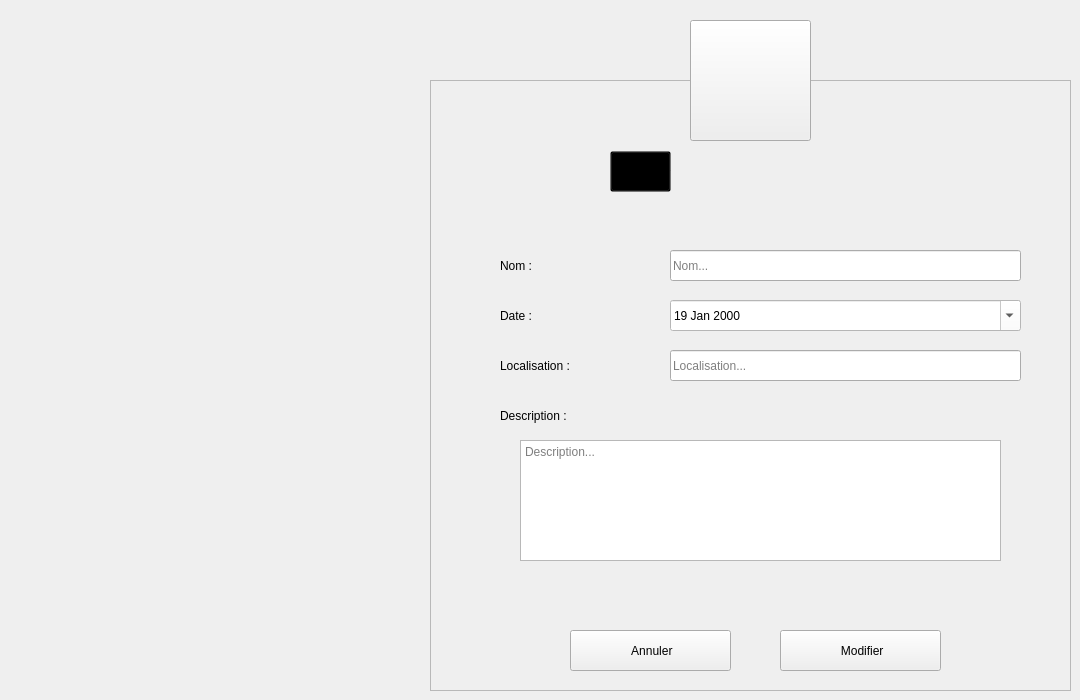
    <widget class="QWidget" name="Modifier_mission">
     <widget class="QToolButton" name="toolButton_54">
      <property name="geometry">
       <rect>
        <x>690</x>
        <y>20</y>
        <width>121</width>
        <height>121</height>
       </rect>
      </property>
      <property name="styleSheet">
       <string notr="true"/>
      </property>
      <property name="text">
       <string/>
      </property>
      <property name="icon">
       <iconset>
        <normaloff>:/resources/images/objectif.png</normaloff>:/resources/images/objectif.png</iconset>
      </property>
      <property name="iconSize">
       <size>
        <width>64</width>
        <height>64</height>
       </size>
      </property>
     </widget>
     <widget class="QFrame" name="frame_41">
      <property name="geometry">
       <rect>
        <x>430</x>
        <y>80</y>
        <width>641</width>
        <height>611</height>
       </rect>
      </property>
      <property name="styleSheet">
       <string notr="true"/>
      </property>
      <property name="frameShape">
       <enum>QFrame::StyledPanel</enum>
      </property>
      <property name="frameShadow">
       <enum>QFrame::Raised</enum>
      </property>
      <widget class="QLabel" name="L_ModifierAffaire_4">
       <property name="geometry">
        <rect>
         <x>230</x>
         <y>70</y>
         <width>281</width>
         <height>41</height>
        </rect>
       </property>
       <property name="font">
        <font>
         <family>century gothic</family>
         <pointsize>-1</pointsize>
         <weight>75</weight>
         <bold>true</bold>
        </font>
       </property>
       <property name="styleSheet">
        <string notr="true">background: transparent;</string>
       </property>
       <property name="text">
        <string>Modifier une mission</string>
       </property>
      </widget>
      <widget class="QLabel" name="L_MNomMission_2">
       <property name="geometry">
        <rect>
         <x>70</x>
         <y>170</y>
         <width>121</width>
         <height>31</height>
        </rect>
       </property>
       <property name="styleSheet">
        <string notr="true">background: transparent;</string>
       </property>
       <property name="text">
        <string>Nom :</string>
       </property>
      </widget>
      <widget class="QLabel" name="L_MDateMission_2">
       <property name="geometry">
        <rect>
         <x>70</x>
         <y>220</y>
         <width>121</width>
         <height>31</height>
        </rect>
       </property>
       <property name="styleSheet">
        <string notr="true">background: transparent;</string>
       </property>
       <property name="text">
        <string>Date :</string>
       </property>
      </widget>
      <widget class="QLabel" name="L_MLocalMission_2">
       <property name="geometry">
        <rect>
         <x>70</x>
         <y>270</y>
         <width>151</width>
         <height>31</height>
        </rect>
       </property>
       <property name="styleSheet">
        <string notr="true">background: transparent;</string>
       </property>
       <property name="text">
        <string>Localisation :</string>
       </property>
      </widget>
      <widget class="QLineEdit" name="LE_MNomMission_2">
       <property name="geometry">
        <rect>
         <x>240</x>
         <y>170</y>
         <width>351</width>
         <height>31</height>
        </rect>
       </property>
       <property name="placeholderText">
        <string>Nom...</string>
       </property>
      </widget>
      <widget class="QLineEdit" name="LE_MLocalMission_2">
       <property name="geometry">
        <rect>
         <x>240</x>
         <y>270</y>
         <width>351</width>
         <height>31</height>
        </rect>
       </property>
       <property name="placeholderText">
        <string>Localisation...</string>
       </property>
      </widget>
      <widget class="QPushButton" name="B_MConfirmerMission_2">
       <property name="geometry">
        <rect>
         <x>350</x>
         <y>550</y>
         <width>161</width>
         <height>41</height>
        </rect>
       </property>
       <property name="text">
        <string> Modifier</string>
       </property>
       <property name="icon">
        <iconset>
         <normaloff>:/resources/images/edit.png</normaloff>:/resources/images/edit.png</iconset>
       </property>
       <property name="iconSize">
        <size>
         <width>20</width>
         <height>20</height>
        </size>
       </property>
      </widget>
      <widget class="QPushButton" name="B_MAnnulerMission_2">
       <property name="geometry">
        <rect>
         <x>140</x>
         <y>550</y>
         <width>161</width>
         <height>41</height>
        </rect>
       </property>
       <property name="text">
        <string> Annuler</string>
       </property>
       <property name="icon">
        <iconset>
         <normaloff>:/resources/images/close.png</normaloff>:/resources/images/close.png</iconset>
       </property>
       <property name="iconSize">
        <size>
         <width>16</width>
         <height>16</height>
        </size>
       </property>
      </widget>
      <widget class="QToolButton" name="toolButton_55">
       <property name="geometry">
        <rect>
         <x>180</x>
         <y>71</y>
         <width>61</width>
         <height>41</height>
        </rect>
       </property>
       <property name="styleSheet">
        <string notr="true">background: transparent;</string>
       </property>
       <property name="text">
        <string/>
       </property>
       <property name="icon">
        <iconset>
         <normaloff>:/Recources/Images/edit-property.png</normaloff>:/Recources/Images/edit-property.png</iconset>
       </property>
       <property name="iconSize">
        <size>
         <width>35</width>
         <height>35</height>
        </size>
       </property>
      </widget>
      <widget class="QLabel" name="L_MDescMission_2">
       <property name="geometry">
        <rect>
         <x>70</x>
         <y>320</y>
         <width>151</width>
         <height>31</height>
        </rect>
       </property>
       <property name="styleSheet">
        <string notr="true">background: transparent;</string>
       </property>
       <property name="text">
        <string>Description :</string>
       </property>
      </widget>
      <widget class="QTextEdit" name="TE_MDescMission_2">
       <property name="geometry">
        <rect>
         <x>90</x>
         <y>360</y>
         <width>481</width>
         <height>121</height>
        </rect>
       </property>
       <property name="styleSheet">
        <string notr="true"/>
       </property>
       <property name="placeholderText">
        <string>Description...</string>
       </property>
      </widget>
      <widget class="QDateEdit" name="dateEdit_4">
       <property name="geometry">
        <rect>
         <x>240</x>
         <y>220</y>
         <width>351</width>
         <height>31</height>
        </rect>
       </property>
       <property name="styleSheet">
        <string notr="true">background: white;</string>
       </property>
       <property name="minimumTime">
        <time>
         <hour>3</hour>
         <minute>0</minute>
         <second>0</second>
        </time>
       </property>
       <property name="calendarPopup">
        <bool>true</bool>
       </property>
       <property name="date">
        <date>
         <year>2000</year>
         <month>1</month>
         <day>19</day>
        </date>
       </property>
      </widget>
     </widget>
     <zorder>frame_41</zorder>
     <zorder>toolButton_54</zorder>
    </widget>
